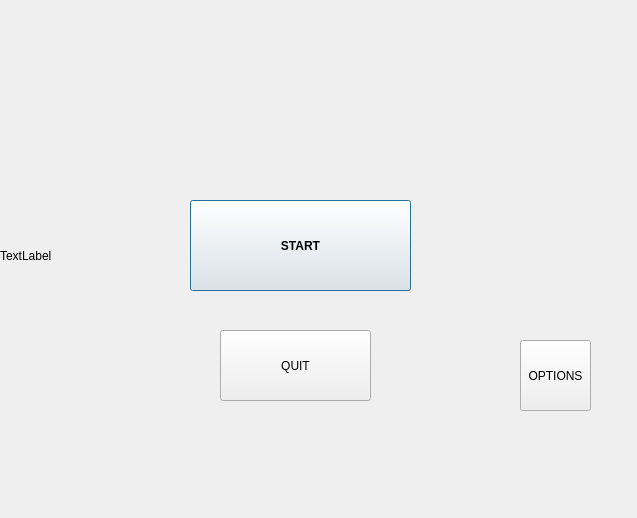
<?xml version="1.0" encoding="UTF-8"?>
<ui version="4.0">
 <class>msinmenu</class>
 <widget class="QDialog" name="msinmenu">
  <property name="geometry">
   <rect>
    <x>0</x>
    <y>0</y>
    <width>637</width>
    <height>518</height>
   </rect>
  </property>
  <property name="windowTitle">
   <string>Dialog</string>
  </property>
  <widget class="QPushButton" name="pushButton">
   <property name="geometry">
    <rect>
     <x>190</x>
     <y>200</y>
     <width>221</width>
     <height>91</height>
    </rect>
   </property>
   <property name="font">
    <font>
     <bold>true</bold>
    </font>
   </property>
   <property name="styleSheet">
    <string notr="true">QPixmap pixmap(&quot;:/images/startbutton.jpeg&quot;);
QIcon ButtonIcon(pixmap);
button-&gt;setIcon(ButtonIcon);</string>
   </property>
   <property name="text">
    <string>START</string>
   </property>
   <property name="icon">
    <iconset theme="appointment-new"/>
   </property>
  </widget>
  <widget class="QPushButton" name="pushButton_2">
   <property name="geometry">
    <rect>
     <x>520</x>
     <y>340</y>
     <width>71</width>
     <height>71</height>
    </rect>
   </property>
   <property name="text">
    <string>OPTIONS</string>
   </property>
  </widget>
  <widget class="QPushButton" name="pushButton_3">
   <property name="geometry">
    <rect>
     <x>220</x>
     <y>330</y>
     <width>151</width>
     <height>71</height>
    </rect>
   </property>
   <property name="text">
    <string>QUIT</string>
   </property>
  </widget>
  <widget class="QLabel" name="back">
   <property name="geometry">
    <rect>
     <x>0</x>
     <y>-10</y>
     <width>641</width>
     <height>531</height>
    </rect>
   </property>
   <property name="text">
    <string>TextLabel</string>
   </property>
  </widget>
  <zorder>back</zorder>
  <zorder>pushButton_3</zorder>
  <zorder>pushButton_2</zorder>
  <zorder>pushButton</zorder>
 </widget>
 <resources/>
 <connections/>
</ui>
